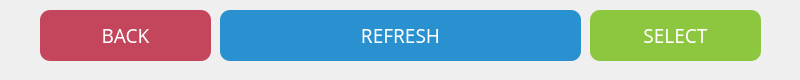
   <widget class="QWidget" name="button_widget" native="true">
    <property name="geometry">
     <rect>
      <x>4000</x>
      <y>400</y>
      <width>800</width>
      <height>80</height>
     </rect>
    </property>
    <widget class="QPushButton" name="print_select_button">
     <property name="geometry">
      <rect>
       <x>590</x>
       <y>10</y>
       <width>171</width>
       <height>51</height>
      </rect>
     </property>
     <property name="font">
      <font>
       <family>Proxima Nova</family>
       <pointsize>14</pointsize>
       <weight>50</weight>
       <bold>false</bold>
      </font>
     </property>
     <property name="focusPolicy">
      <enum>Qt::NoFocus</enum>
     </property>
     <property name="styleSheet">
      <string notr="true">QPushButton{
border-radius: 10px;
background-color: rgb(141, 198, 63); 
color: rgb(255, 255, 255);
}
</string>
     </property>
     <property name="text">
      <string>SELECT</string>
     </property>
    </widget>
    <widget class="QPushButton" name="print_back_button">
     <property name="geometry">
      <rect>
       <x>40</x>
       <y>10</y>
       <width>171</width>
       <height>51</height>
      </rect>
     </property>
     <property name="font">
      <font>
       <family>Proxima Nova</family>
       <pointsize>14</pointsize>
       <weight>50</weight>
       <bold>false</bold>
      </font>
     </property>
     <property name="focusPolicy">
      <enum>Qt::NoFocus</enum>
     </property>
     <property name="styleSheet">
      <string notr="true">QPushButton{
border-radius: 10px;
background-color: rgb(195, 70, 92);
color: rgb(255, 255, 255);
}
</string>
     </property>
     <property name="text">
      <string>BACK</string>
     </property>
    </widget>
    <widget class="QPushButton" name="print_refresh_edit_button">
     <property name="geometry">
      <rect>
       <x>220</x>
       <y>10</y>
       <width>361</width>
       <height>51</height>
      </rect>
     </property>
     <property name="font">
      <font>
       <family>Proxima Nova</family>
       <pointsize>14</pointsize>
       <weight>50</weight>
       <bold>false</bold>
      </font>
     </property>
     <property name="focusPolicy">
      <enum>Qt::NoFocus</enum>
     </property>
     <property name="styleSheet">
      <string notr="true">QPushButton{
border-radius: 10px;
background-color: rgb(41, 145, 208);
color: rgb(255, 255, 255);
}
</string>
     </property>
     <property name="text">
      <string>REFRESH</string>
     </property>
    </widget>
    <zorder>print_back_button</zorder>
    <zorder>print_refresh_edit_button</zorder>
    <zorder>print_select_button</zorder>
   </widget>
